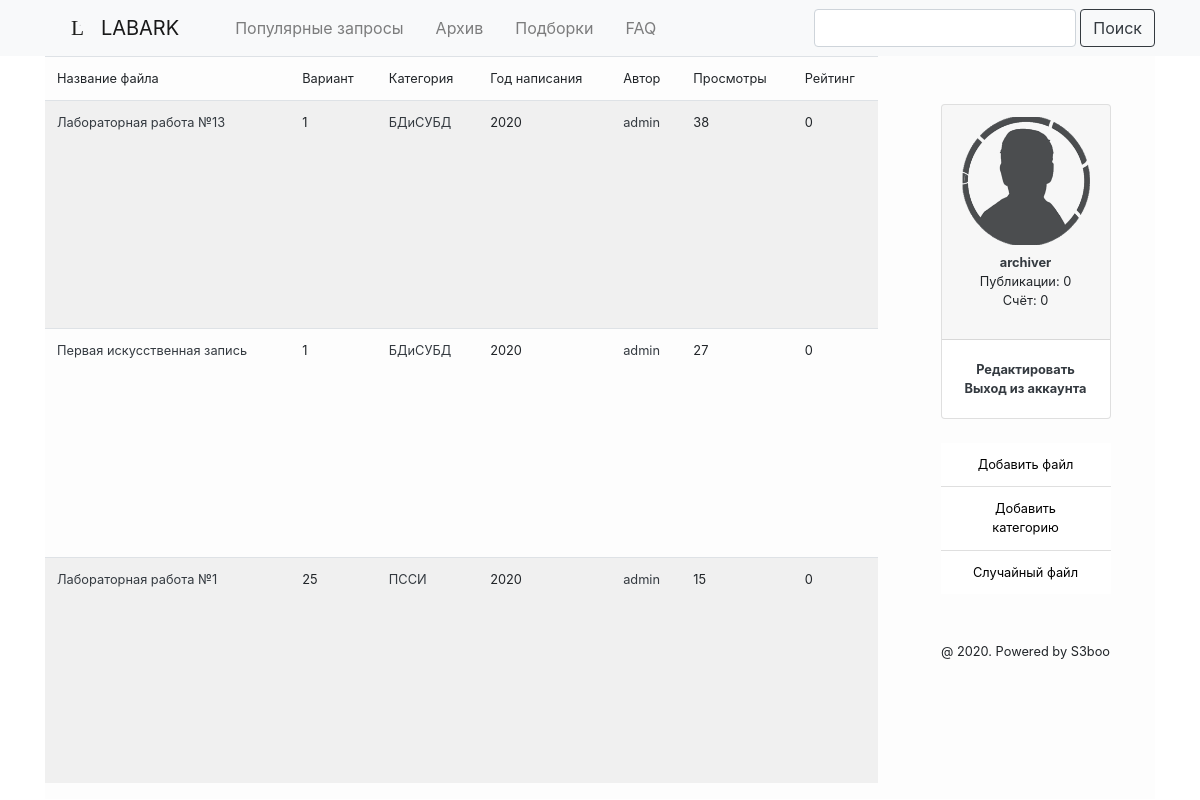
Screenshot of /popular (signed in) with the database file from the repository.
### LabArkApp/models.py (models this page shows, shortened)
class Lab(models.Model):
    name = models.CharField(max_length=50, blank=False)
    course = models.IntegerField()
    variant = models.IntegerField(default=0)
    year = models.IntegerField(default=0)
    category = models.ForeignKey(Category, on_delete=models.CASCADE)
    author = models.ForeignKey(User, on_delete=models.CASCADE)
    views = models.IntegerField(default=0)
    upload_time = models.DateTimeField(auto_now_add=True)
    file = models.FileField(upload_to="files")
    rating = models.IntegerField(default=0)
    class Meta:
        ordering = ["-id"]

class Category(models.Model):
    name = models.CharField(max_length=50, blank=False, unique=True)
    downloads = models.IntegerField(default=0)
    def __str__(self):
        return f"{self.name}"

class Profile(models.Model):
    user = models.OneToOneField(User, on_delete=models.CASCADE)
    reputation = models.IntegerField(default=0)
    uploads = models.IntegerField(default=0)
    userpic = models.ImageField(upload_to="userpics", default="default.png")

### LabArkApp/views.py (the view)
# urls.py: re_path(r'^popular', LA.popular, name="popular"),
def popular(request):
    return render(request, 'index.html', context={
        'last_labs': Lab.objects.all().order_by('-views', 'name'),
        'form': forms.AddCategoryForm()
    })

### LabArkApp/forms.py
class AddCategoryForm(forms.ModelForm):
    class Meta:
        model = models.Category
        fields = ('name', )

### templates/index.html (shortened to what this page needs)
{% extends 'base.html' %}
{% block content %}
<div class="row m-0 p-0 content">
    <table class="table table-hover table-striped ml-0 mr-5 col-12 col-lg-9 w-100">
      <thead class="thead-dark">
        <tr>
          <td class="small">Название файла</td>
          <td class="small">Вариант</td>
          <td class="small">Категория</td>
          <td class="small">Год написания</td>
          <td class="small">Автор</td>
          <td class="small">Просмотры</td>
          <td class="small">Рейтинг</td>
        </tr>
      </thead>
      <tbody>
        {% for x in last_labs %}
            <tr>
              <td class="small"><a href="{% url "details" x.id %}" class="text-dark">{{ x.name }}</a></td>
              <td class="small">{{ x.variant }}</td>
              <td class="small"><a href="{% url "category_labs" x.category.id %}" class="text-dark">{{ x.category }}</a></td>
              <td class="small">{{ x.year }}</td>
              <td class="small"><a href="{% url "profile_view" x.author.id %}" class="text-dark">{{ x.author }}</a></td>
              <td class="small">{{ x.views }}</td>
              <td class="small">{{ x.rating }}</td>
            </tr>
        {% endfor %}
      </tbody>
    </table>
    {% include "aside_nav.html" %}
  </div>
{% endblock %}

### templates/userframe.html
<div class="card">
    <div class="card-header">
        <img src="{{ user.profile.userpic.url }}" alt="Userpic" class="img-fluid pb-2">
        <br>
        <a class="text-dark" href="{% url 'profile_view' user.id %}"><strong>{{ user.get_username}}</strong></a>
        <br>
        <p>Публикации: {{ user.profile.uploads }} <br> Счёт: {{ user.profile.reputation }}</p>
    </div>
    <div class="card-body">
        <div class="card-text">
            <a href="#" class="text-dark font-weight-bold">Редактировать</a>
            <br>
            <a href="{% url 'logout' %}" class="text-dark font-weight-bold">Выход из аккаунта</a>
        </div>
    </div>
</div>

### static/css/style.css (style rules this page uses)
.content { background: #FDFDFD; height: calc(100vh - 57px); }

### rows the page displays
Lab: name "Лабораторная работа №13", variant "1", category "БДиСУБД", year "2020", author "admin", views "38", rating "0"
Lab: name "Первая искусственная запись", variant "1", category "БДиСУБД", year "2020", author "admin", views "27", rating "0"
Lab: name "Лабораторная работа №1", variant "25", category "ПССИ", year "2020", author "admin", views "15", rating "0"

### other values shown
{{ user.get_username }} "archiver"
{{ user.profile.uploads }} "0"
{{ user.profile.reputation }} "0"
